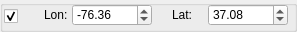
          <widget class="QGroupBox" name="groupBox_13">
           <property name="minimumSize">
            <size>
             <width>0</width>
             <height>30</height>
            </size>
           </property>
           <property name="maximumSize">
            <size>
             <width>16777215</width>
             <height>32</height>
            </size>
           </property>
           <property name="title">
            <string/>
           </property>
           <property name="alignment">
            <set>Qt::AlignLeading|Qt::AlignLeft|Qt::AlignVCenter</set>
           </property>
           <property name="flat">
            <bool>true</bool>
           </property>
           <widget class="QLabel" name="label_24">
            <property name="geometry">
             <rect>
              <x>44</x>
              <y>8</y>
              <width>46</width>
              <height>13</height>
             </rect>
            </property>
            <property name="text">
             <string>Lon:</string>
            </property>
           </widget>
           <widget class="QDoubleSpinBox" name="rulerLonSpinBox">
            <property name="geometry">
             <rect>
              <x>72</x>
              <y>4</y>
              <width>80</width>
              <height>22</height>
             </rect>
            </property>
            <property name="minimumSize">
             <size>
              <width>80</width>
              <height>0</height>
             </size>
            </property>
            <property name="maximumSize">
             <size>
              <width>30</width>
              <height>16777215</height>
             </size>
            </property>
            <property name="focusPolicy">
             <enum>Qt::ClickFocus</enum>
            </property>
            <property name="minimum">
             <double>-180.000000000000000</double>
            </property>
            <property name="maximum">
             <double>180.000000000000000</double>
            </property>
            <property name="singleStep">
             <double>0.100000000000000</double>
            </property>
            <property name="value">
             <double>-76.359999999999999</double>
            </property>
           </widget>
           <widget class="QLabel" name="label_25">
            <property name="geometry">
             <rect>
              <x>172</x>
              <y>8</y>
              <width>46</width>
              <height>13</height>
             </rect>
            </property>
            <property name="text">
             <string>Lat:</string>
            </property>
           </widget>
           <widget class="QDoubleSpinBox" name="rulerLatSpinBox">
            <property name="geometry">
             <rect>
              <x>208</x>
              <y>4</y>
              <width>80</width>
              <height>22</height>
             </rect>
            </property>
            <property name="minimumSize">
             <size>
              <width>80</width>
              <height>0</height>
             </size>
            </property>
            <property name="focusPolicy">
             <enum>Qt::ClickFocus</enum>
            </property>
            <property name="minimum">
             <double>-90.000000000000000</double>
            </property>
            <property name="maximum">
             <double>90.000000000000000</double>
            </property>
            <property name="singleStep">
             <double>0.100000000000000</double>
            </property>
            <property name="value">
             <double>37.079999999999998</double>
            </property>
           </widget>
           <widget class="QCheckBox" name="rulerCheckBox">
            <property name="geometry">
             <rect>
              <x>4</x>
              <y>8</y>
              <width>21</width>
              <height>17</height>
             </rect>
            </property>
            <property name="text">
             <string/>
            </property>
            <property name="checked">
             <bool>true</bool>
            </property>
           </widget>
          </widget>
